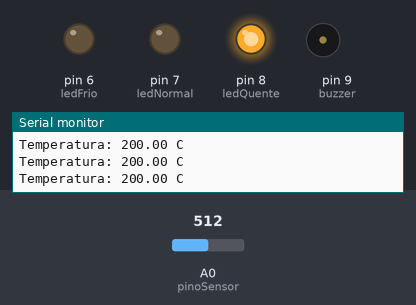
The sketch below on a simulated Arduino Uno, built with avr-gcc and run on an emulated ATmega328P. On the bench: output pins drawn as LEDs (lit = HIGH), buzzer (waves = sounding), the last lines printed to the serial monitor. The test bench sets the inputs (shaded band); at power-on: A0 (pinoSensor) = 512.

Above: at 1.3 s.
1.4 s: A0 (pinoSensor) set to 177
4.4 s: A0 (pinoSensor) set to 149
At 4.8 s:
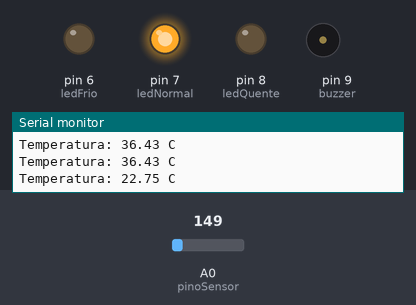
6.0 s: A0 (pinoSensor) set to 122
At 6.15 s:
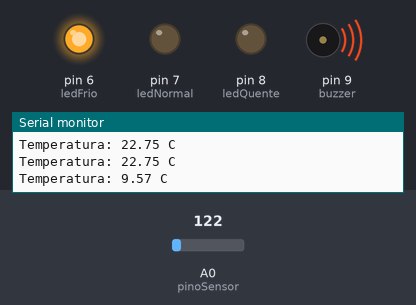
9.0 s: A0 (pinoSensor) set to 306
At 9.11 s:
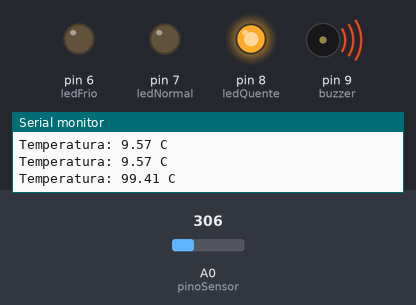
12.0 s: A0 (pinoSensor) set to 20
At 12.41 s:
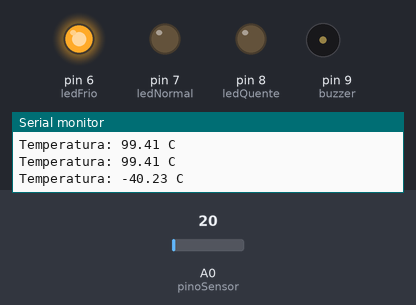
Timing chart, 0 to 16.0 s (numbered marks = the images above; inputs shaded):
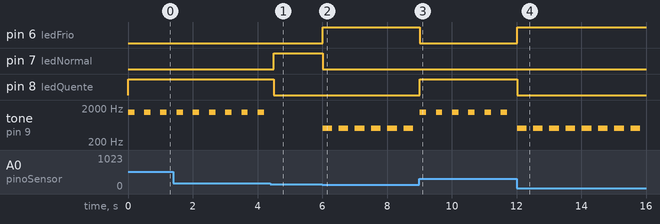

Measured:
- the behaviour switches between 164 and 163 on A0 (pinoSensor) (found by bisection; images 0 and 1)
- after the input at 4.4 s, pin 7 (ledNormal): LOW → HIGH after 0.11 s; pin 8 (ledQuente): HIGH → LOW after 0.11 s; tone on pin 9 (buzzer): stops changing and stays silent
- after the input at 6.0 s, pin 6 (ledFrio): LOW → HIGH at once; pin 7 (ledNormal): HIGH → LOW at once; tone on pin 9 (buzzer): alternates 500 Hz for 0.30 s and silent for 0.20 s, starting at once
- after the input at 9.0 s, pin 6 (ledFrio): HIGH → LOW at once; pin 8 (ledQuente): LOW → HIGH at once
- after the input at 12.0 s, pin 6 (ledFrio): LOW → HIGH at once; pin 8 (ledQuente): HIGH → LOW at once
- by itself, tone on pin 9 (buzzer): alternates 1500 Hz for 0.20 s and silent for 0.30 s

The sketch:

Temperature.ino
```cpp
const byte pinoSensor = A0;
const byte ledFrio    = 6;
const byte ledNormal  = 7;
const byte ledQuente  = 8;
const byte buzzer     = 9;

void setup() {
  Serial.begin(9600);

  pinMode(ledFrio, OUTPUT);
  pinMode(ledNormal, OUTPUT);
  pinMode(ledQuente, OUTPUT);
  pinMode(buzzer, OUTPUT);
}

void controlarLeds(bool frio, bool normal, bool quente) {
  digitalWrite(ledFrio, frio);
  digitalWrite(ledNormal, normal);
  digitalWrite(ledQuente, quente);
}

void loop() {
  int leitura = analogRead(pinoSensor);


  float temperatura = (leitura * 0.48828125) - 50.0;

  Serial.print("Temperatura: ");
  Serial.print(temperatura);
  Serial.println(" C");

  if (temperatura < 20) {
    controlarLeds(HIGH, LOW, LOW);
    tocarBuzzer(500, 300);
  }
  else if (temperatura <= 30) {
    controlarLeds(LOW, HIGH, LOW);
    noTone(buzzer);
  }
  else {
    controlarLeds(LOW, LOW, HIGH);
    tocarBuzzer(1500, 200);
  }

  delay(500);
}


void tocarBuzzer(int frequencia, int duracao) {
  tone(buzzer, frequencia, duracao);
}
```
